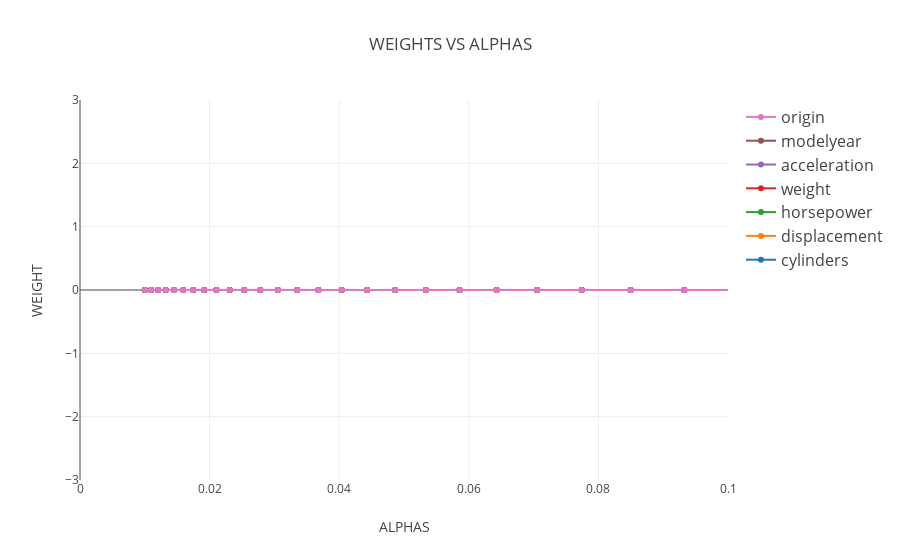

The code cell stored with this chart in its notebook:
### Markdown cell above
## WEIGHT VS ALPHAS ##

### Code cell
data = []
for r in range(len(X_train.columns)):
    trace = go.Scatter(
        x = alphas_ridge,
        y = coefs[:, r],
        mode='lines+markers',
        name = X_train.columns[r],
        line=dict(shape='linear')
    )
    data.append(trace)
layout = dict(
    title='WEIGHTS VS ALPHAS',
    yaxis = dict(
        range = [-3,3],
        title='WEIGHT'
    ),
    xaxis = dict(
        range = [0,0.1],
        title='ALPHAS'
    ),
    legend=dict(
        traceorder='reversed',
        font=dict(size=16)
    ))

fig = dict(data=data, layout=layout)
plot.iplot(fig, filename='WEIGHT_VS_ALPHA')
